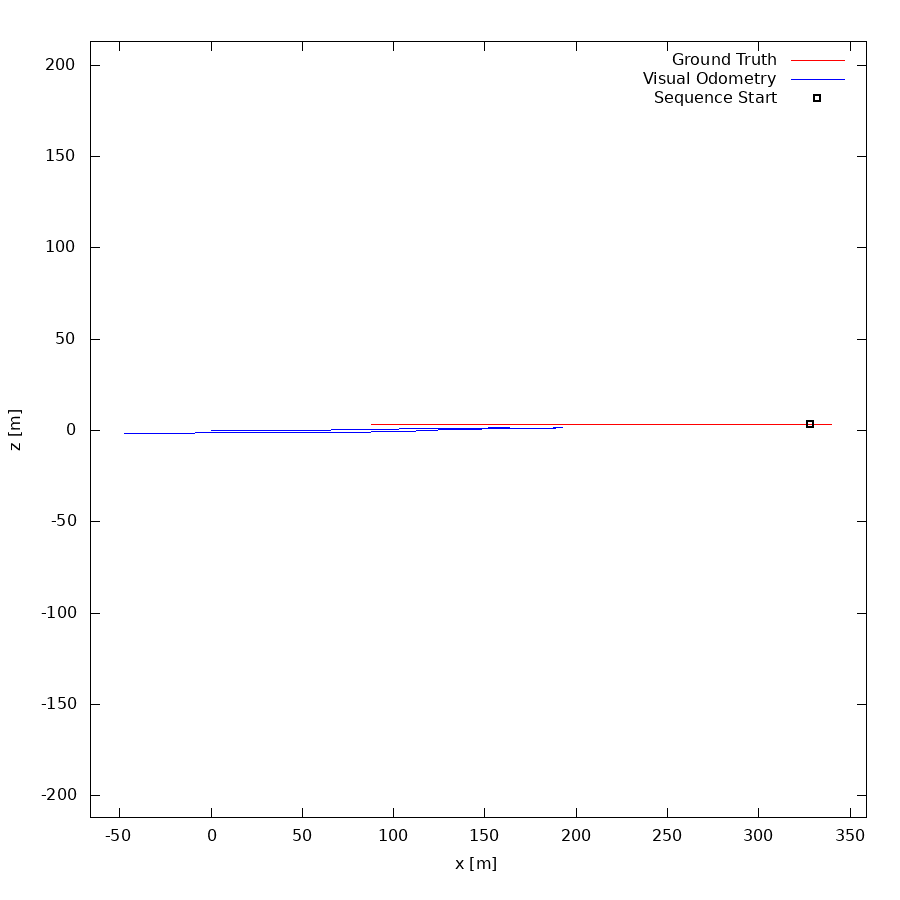

This figure's gnuplot source:
set term postscript eps enhanced color
set output "01.eps"
set size ratio -1
set xrange [-66:359]
set yrange [-212:213]
set xlabel "x [m]"
set ylabel "z [m]"
plot "01.txt" using 1:2 lc rgb "#FF0000" title 'Ground Truth' w lines,"01.txt" using 3:4 lc rgb "#0000FF" title 'Visual Odometry' w lines,"< head -1 01.txt" using 1:2 lc rgb "#000000" pt 4 ps 1 lw 2 title 'Sequence Start' w points
